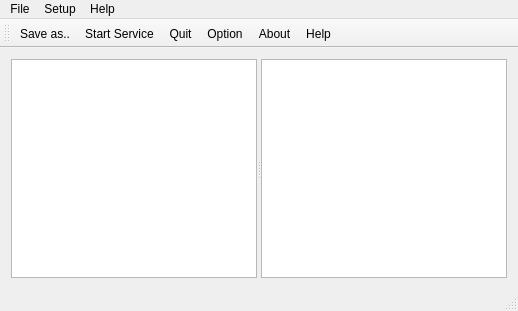
<?xml version="1.0" encoding="UTF-8"?>
<ui version="4.0">
 <class>LanQQServer</class>
 <widget class="QMainWindow" name="LanQQServer">
  <property name="geometry">
   <rect>
    <x>0</x>
    <y>0</y>
    <width>518</width>
    <height>311</height>
   </rect>
  </property>
  <property name="windowTitle">
   <string>LanQQServer</string>
  </property>
  <widget class="QWidget" name="centralWidget">
   <layout class="QHBoxLayout" name="horizontalLayout">
    <item>
     <widget class="QSplitter" name="splitter">
      <property name="orientation">
       <enum>Qt::Horizontal</enum>
      </property>
      <widget class="QListWidget" name="msgListWidget"/>
      <widget class="QListWidget" name="clientListWidget">
       <property name="minimumSize">
        <size>
         <width>0</width>
         <height>0</height>
        </size>
       </property>
      </widget>
     </widget>
    </item>
   </layout>
  </widget>
  <widget class="QToolBar" name="mainToolBar">
   <attribute name="toolBarArea">
    <enum>TopToolBarArea</enum>
   </attribute>
   <attribute name="toolBarBreak">
    <bool>false</bool>
   </attribute>
   <addaction name="actionSave_as"/>
   <addaction name="actionStart_Service"/>
   <addaction name="actionQuit"/>
   <addaction name="actionOption"/>
   <addaction name="actionAbout"/>
   <addaction name="actionHelp"/>
  </widget>
  <widget class="QStatusBar" name="statusBar"/>
  <widget class="QMenuBar" name="menuBar">
   <property name="geometry">
    <rect>
     <x>0</x>
     <y>0</y>
     <width>518</width>
     <height>20</height>
    </rect>
   </property>
   <widget class="QMenu" name="menuFilre">
    <property name="title">
     <string>File</string>
    </property>
    <addaction name="separator"/>
    <addaction name="actionSave_as"/>
    <addaction name="actionQuit"/>
   </widget>
   <widget class="QMenu" name="menuEdit">
    <property name="title">
     <string>Setup</string>
    </property>
    <addaction name="actionOption"/>
    <addaction name="actionStart_Service"/>
   </widget>
   <widget class="QMenu" name="menuHelp">
    <property name="title">
     <string>Help</string>
    </property>
    <addaction name="actionAbout"/>
    <addaction name="actionHelp"/>
   </widget>
   <addaction name="menuFilre"/>
   <addaction name="menuEdit"/>
   <addaction name="menuHelp"/>
  </widget>
  <action name="actionSave_as">
   <property name="text">
    <string>Save as..</string>
   </property>
   <property name="shortcut">
    <string>Ctrl+Shift+S</string>
   </property>
  </action>
  <action name="actionQuit">
   <property name="text">
    <string>Quit</string>
   </property>
  </action>
  <action name="actionOption">
   <property name="text">
    <string>Option</string>
   </property>
  </action>
  <action name="actionAbout">
   <property name="text">
    <string>About</string>
   </property>
  </action>
  <action name="actionHelp">
   <property name="text">
    <string>Help</string>
   </property>
   <property name="shortcut">
    <string>Ctrl+H</string>
   </property>
  </action>
  <action name="actionStart_Service">
   <property name="text">
    <string>Start Service</string>
   </property>
  </action>
 </widget>
 <layoutdefault spacing="6" margin="11"/>
 <resources/>
 <connections>
  <connection>
   <sender>actionQuit</sender>
   <signal>triggered()</signal>
   <receiver>LanQQServer</receiver>
   <slot>close()</slot>
   <hints>
    <hint type="sourcelabel">
     <x>-1</x>
     <y>-1</y>
    </hint>
    <hint type="destinationlabel">
     <x>199</x>
     <y>149</y>
    </hint>
   </hints>
  </connection>
 </connections>
</ui>
